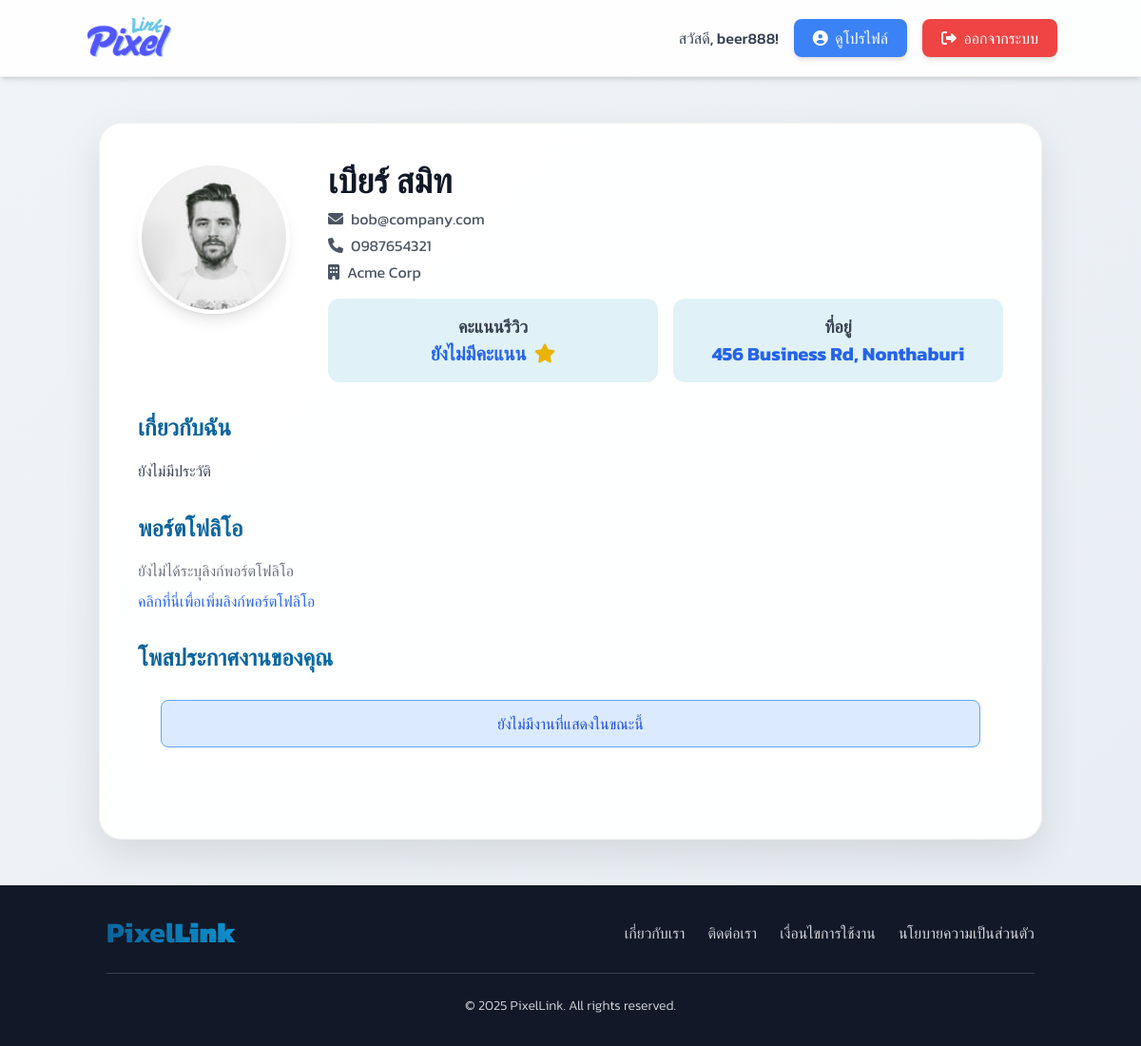
Screenshot of /designer/view_profile.php?user_id=3 (signed in) with the database file from the repository.
### tables this page shows
CREATE TABLE `profiles` (
  `profile_id` int(11) NOT NULL,
  `user_id` int(11) NOT NULL,
  `address` text DEFAULT NULL,
  `company_name` varchar(255) DEFAULT NULL,
  `bio` text DEFAULT NULL,
  `portfolio_url` varchar(255) DEFAULT NULL,
  `skills` text DEFAULT NULL,
  `profile_picture_url` varchar(255) DEFAULT NULL
);

CREATE TABLE `users` (
  `user_id` int(11) NOT NULL,
  `username` varchar(50) NOT NULL,
  `password` varchar(255) NOT NULL,
  `email` varchar(100) NOT NULL,
  `first_name` varchar(100) NOT NULL,
  `last_name` varchar(100) NOT NULL,
  `phone_number` varchar(20) NOT NULL,
  `user_type` enum('admin','designer','client') NOT NULL,
  `registration_date` timestamp NOT NULL DEFAULT current_timestamp(),
  `is_approved` tinyint(1) DEFAULT 0,
  `is_active` tinyint(1) DEFAULT 1,
  `last_login` timestamp NULL DEFAULT NULL
);

### designer/view_profile.php (the view, shortened to what this page needs)
<?php
$servername = "localhost";
$username = "root";
$password = "";
$dbname = "pixellink";
$condb = new mysqli($servername, $username, $password, $dbname);
$condb->set_charset("utf8mb4");
$user_id_to_view = isset($_GET['user_id']) ? intval($_GET['user_id']) : 0;
$profile_data = null;
$loggedInUserName = '';
if (isset($_SESSION['user_id'])) {
    $loggedInUserName = $_SESSION['username'] ?? $_SESSION['full_name'] ?? '';
}
if ($user_id_to_view > 0) {
    $sql_profile = "SELECT
                        p.address,
                        p.company_name,
                        p.bio AS profile_bio,
                        p.portfolio_url,
                        p.skills,
                        p.profile_picture_url AS profile_pic_from_profiles,
                        u.first_name AS user_first_name,
                        u.last_name AS user_last_name,
                        u.email AS user_email,
                        u.phone_number AS user_tel,
                        u.username AS username_from_users
                    FROM profiles AS p
                    JOIN users AS u ON p.user_id = u.user_id
                    WHERE p.user_id = ?";
    $stmt_profile = $condb->prepare($sql_profile);
    if ($stmt_profile === false) {
        error_log("SQL Prepare Error (profile): " . $condb->error);
        die("เกิดข้อผิดพลาดในการเตรียมคำสั่ง SQL: " . $condb->error);
    } else {
        $stmt_profile->bind_param("i", $user_id_to_view);
        $stmt_profile->execute();
        $result_profile = $stmt_profile->get_result();
        $profile_data = $result_profile->fetch_assoc();
    }
    $job_postings_for_profile = [];
    $sql_job_postings_for_profile = "SELECT
                                jp.post_id,
                                jp.title,
                                jp.description,
                                jp.price_range,
                                jp.posted_date,
                                u.first_name,
                                u.last_name,
                                jc.category_name
                            FROM job_postings AS jp
                            JOIN users AS u ON jp.designer_id = u.user_id
                            LEFT JOIN job_categories AS jc ON jp.category_id = jc.category_id
                            WHERE jp.designer_id = ? AND jp.status = 'active'
                            ORDER BY jp.posted_date DESC";
    $stmt_job_postings_for_profile = $condb->prepare($sql_job_postings_for_profile);
    if ($stmt_job_postings_for_profile === false) {
        error_log("SQL Prepare Error (job_postings_for_profile): " . $condb->error);
    } else {
        $stmt_job_postings_for_profile->bind_param("i", $user_id_to_view);
        $stmt_job_postings_for_profile->execute();
        $result_job_postings_for_profile = $stmt_job_postings_for_profile->get_result();
        $job_postings_for_profile = $result_job_postings_for_profile->fetch_all(MYSQLI_ASSOC);
    }
} else {
    $profile_data = null;
}
$display_name = trim(($profile_data['user_first_name'] ?? '') . ' ' . ($profile_data['user_last_name'] ?? '')) ?: ($profile_data['username_from_users'] ?? 'ไม่ระบุชื่อ');
$display_email = $profile_data['user_email'] ?? 'ไม่ระบุอีเมล';
$display_tel = $profile_data['user_tel'] ?? 'ไม่ระบุเบอร์โทรศัพท์';
$display_rating = 'ยังไม่มีคะแนน';
$display_address = $profile_data['address'] ?? 'ไม่ระบุที่อยู่';
$display_company_name = $profile_data['company_name'] ?? 'ไม่ระบุบริษัท';
$display_bio = $profile_data['profile_bio'] ?? 'ยังไม่มีประวัติ';
$display_portfolio_url = $profile_data['portfolio_url'] ?? null;
?>
<!DOCTYPE html>
<html lang="th">
<head>
    <script src="https://cdn.tailwindcss.com"></script>
    <link rel="stylesheet" href="https://cdnjs.cloudflare.com/ajax/libs/font-awesome/6.0.0-beta3/css/all.min.css">
</head>
<body class="bg-gray-100 min-h-screen flex flex-col">
    <nav class="navbar p-4 shadow-md sticky top-0 z-50">
        <div class="container mx-auto flex justify-between items-center">
            <a href="../designer/main.php" class="transition duration-300 hover:opacity-80">
                <img src="../dist/img/logo.png" alt="PixelLink Logo" class="h-12">
            </a>
            <div class="space-x-2 sm:space-x-4 flex items-center">
                <?php if (isset($_SESSION['user_id'])) : ?>
                    <span class="text-gray-700 font-medium">สวัสดี, <?= htmlspecialchars($loggedInUserName) ?>!</span>
                    <a href="view_profile.php?user_id=<?php echo $_SESSION['user_id']; ?>" class="
                        bg-blue-500 text-white
                        px-3 py-1.5 sm:px-5 sm:py-2
                        rounded-lg font-medium
                        shadow-md hover:shadow-lg hover:scale-105 transition-all duration-300
                        focus:outline-none focus:ring-2 focus:ring-blue-300
                    ">
                        <i class="fas fa-user-circle mr-1"></i> ดูโปรไฟล์
                    </a>
                    <a href="../logout.php" class="
                        bg-red-500 text-white
                        px-3 py-1.5 sm:px-5 sm:py-2
                        rounded-lg font-medium
                        shadow-md hover:shadow-lg hover:scale-105 transition-all duration-300
                        focus:outline-none focus:ring-2 focus:ring-red-300
                    ">
                        <i class="fas fa-sign-out-alt mr-1"></i> ออกจากระบบ
                    </a>
                <?php endif; ?>
            </div>
        </div>
    </nav>
    <main class="flex-grow container mx-auto px-4 py-8 md:py-12">
        <?php if (!$profile_data): ?>
            <div class="bg-red-100 border border-red-400 text-red-700 px-4 py-3 rounded-lg relative text-center">
                <span class="block sm:inline">ไม่พบข้อมูลโปรไฟล์สำหรับผู้ใช้งานนี้ หรือรหัสผู้ใช้งานไม่ถูกต้อง</span>
            </div>
        <?php else: ?>
            <div class="profile-card p-6 md:p-10 max-w-full mx-auto">
                <div class="flex flex-col md:flex-row items-center md:items-start gap-6 md:gap-10 mb-8">
                    <div class="flex-shrink-0">
                        <img src="../dist/img/user1-128x128.jpg" alt="รูปโปรไฟล์"
                            class="w-32 h-32 md:w-40 md:h-40 rounded-full object-cover shadow-lg border-4 border-white">
                    </div>
                    <div class="text-center md:text-left flex-grow">
                        <h1 class="text-3xl sm:text-4xl font-bold text-gray-900 mb-2 leading-tight">
                            <?= htmlspecialchars($display_name) ?>
                        </h1>
                        <p class="text-md text-gray-600 mb-1">
                            <i class="fas fa-envelope mr-2"></i><?= htmlspecialchars($display_email) ?>
                        </p>
                        <p class="text-md text-gray-600 mb-1">
                            <i class="fas fa-phone mr-2"></i><?= htmlspecialchars($display_tel) ?>
                        </p>
                        <p class="text-md text-gray-600 mb-4">
                            <i class="fas fa-building mr-2"></i><?= htmlspecialchars($display_company_name) ?>
                        </p>
                        <div class="grid grid-cols-1 sm:grid-cols-2 gap-4">
                            <div class="stat-item">
                                <p class="text-gray-700 font-semibold text-lg">คะแนนรีวิว</p>
                                <p class="text-blue-600 text-xl font-bold"><?= htmlspecialchars($display_rating) ?> <i
                                        class="fas fa-star text-yellow-500 ml-1"></i></p>
                            </div>
                            <div class="stat-item">
                                <p class="text-gray-700 font-semibold text-lg">ที่อยู่</p>
                                <p class="text-blue-600 text-xl font-bold line-clamp-1">
                                    <?= htmlspecialchars($display_address) ?>
                                </p>
                            </div>
                        </div>
                    </div>
                </div>
                <div class="mb-8">
                    <h2 class="text-2xl font-semibold text-gradient mb-4">เกี่ยวกับฉัน</h2>
                    <p class="text-gray-700 leading-relaxed">
                        <?= nl2br(htmlspecialchars($display_bio)) ?>
                    </p>
                </div>
                <?php if ($display_portfolio_url): ?>
                    <div class="mb-8">
                        <h2 class="text-2xl font-semibold text-gradient mb-4">แชร์ผลงานของคุณ</h2>
                        <p class="text-gray-700">
                            <i class="fas fa-link mr-2"></i><a href="<?= htmlspecialchars($display_portfolio_url) ?>"
                                target="_blank" class="text-blue-600 hover:underline break-words">
                                <?= htmlspecialchars($display_portfolio_url) ?>
                            </a>
                        </p>
                        <p class="text-sm text-gray-500 mt-1">ลิงก์ผลงานของคุณ</p>
                    </div>
                <?php else: ?>
                    <div class="mb-8">
                        <h2 class="text-2xl font-semibold text-gradient mb-4">พอร์ตโฟลิโอ</h2>
                        <p class="text-gray-500">
                            ยังไม่ได้ระบุลิงก์พอร์ตโฟลิโอ
                        </p>
                        <?php if ($user_id_to_view == $_SESSION['user_id']):  ?>
                            <a href="post_portfolio.php" class="text-blue-600 hover:underline mt-2 inline-block">
                                คลิกที่นี่เพื่อเพิ่มลิงก์พอร์ตโฟลิโอ
                            </a>
                        <?php endif; ?>
                    </div>
                <?php endif; ?>
                <div class="mb-8">
                    <h2 class="text-2xl font-semibold text-gradient mb-1">โพสประกาศงานของคุณ</h2>
                    <section id="available-jobs" class="py-4 md:py-6 bg-white">
                        <div class="container mx-auto px-4 md:px-6">
                            <?php if (empty($job_postings_for_profile)):  ?>
                                <div
                                    class="bg-blue-100 border border-blue-400 text-blue-700 px-4 py-3 rounded-lg relative text-center">
                                    <span class="block sm:inline">ยังไม่มีงานที่แสดงในขณะนี้</span>
                                </div>
                            <?php endif; ?>
                        </div>
                    </section>
                </div>
            </div>
        <?php endif; ?>
    </main>
    <footer class="bg-gray-900 text-gray-300 py-8 mt-auto">
        <div class="container mx-auto px-4 md:px-6 text-center">
            <div class="flex flex-col md:flex-row justify-between items-center mb-6">
                <a href="../designer/main.php"
                    class="text-2xl sm:text-3xl font-bold pixellink-logo mb-4 md:mb-0 transition duration-300 hover:opacity-80">Pixel<b>Link</b></a>
                <div class="flex flex-wrap justify-center space-x-2 md:space-x-6 text-sm md:text-base footer-links">
                    <a href="#"
                        class="hover:text-white transition duration-300 mb-2 md:mb-0 font-light">เกี่ยวกับเรา</a>
                    <a href="#" class="hover:text-white transition duration-300 mb-2 md:mb-0 font-light">ติดต่อเรา</a>
                    <a href="#"
                        class="hover:text-white transition duration-300 mb-2 md:mb-0 font-light">เงื่อนไขการใช้งาน</a>
                    <a href="#"
                        class="hover:text-white transition duration-300 mb-2 md:mb-0 font-light">นโยบายความเป็นส่วนตัว</a>
                </div>
            </div>
            <hr class="border-gray-700 my-6">
            <p class="text-xs md:text-sm font-light">&copy; <?php echo date('Y'); ?> PixelLink. All rights reserved.</p>
        </div>
    </footer>
</body>
</html>

### designer/view_profile.php (style rules this page uses)
* { font-family: 'Kanit', sans-serif; font-style: normal; font-weight: 400; }
body { background: linear-gradient(135deg, #f0f4f8 0%, #e8edf3 100%); color: #2c3e50; overflow-x: hidden; }
.navbar { background-color: rgba(255, 255, 255, 0.9); backdrop-filter: blur(10px); -webkit-backdrop-filter: blur(10px); border-bottom: 1px solid rgba(0, 0, 0, 0.05); }
.text-gradient { background: linear-gradient(45deg, #0a5f97, #0d96d2); -webkit-background-clip: text; -webkit-text-fill-color: transparent; }
.pixellink-logo { font-weight: 700; font-size: 2.25rem; background: linear-gradient(45deg, #0a5f97, #0d96d2); -webkit-background-clip: text; -webkit-text-fill-color: transparent; }
.pixellink-logo b { color: #0d96d2; }
.profile-card { background: rgba(255, 255, 255, 0.95); backdrop-filter: blur(10px); -webkit-backdrop-filter: blur(10px); border-radius: 1.5rem; box-shadow: 0 15px 40px rgba(0, 0, 0, 0.1); border: 1px solid rgba(0, 0, 0, 0.05); }
.stat-item { background-color: #e0f2f7; border-radius: 0.75rem; padding: 1rem; text-align: center; }

### rows the page displays
profiles: user.last_name "เบียร์ สมิท", user.email "bob@company.com", user.phone_number "0987654321", company_name "Acme Corp", address "456 Business Rd, Nonthaburi", bio "ยังไม่มีประวัติ"

### other values shown
$loggedInUserName "beer888"
$display_rating "ยังไม่มีคะแนน"
